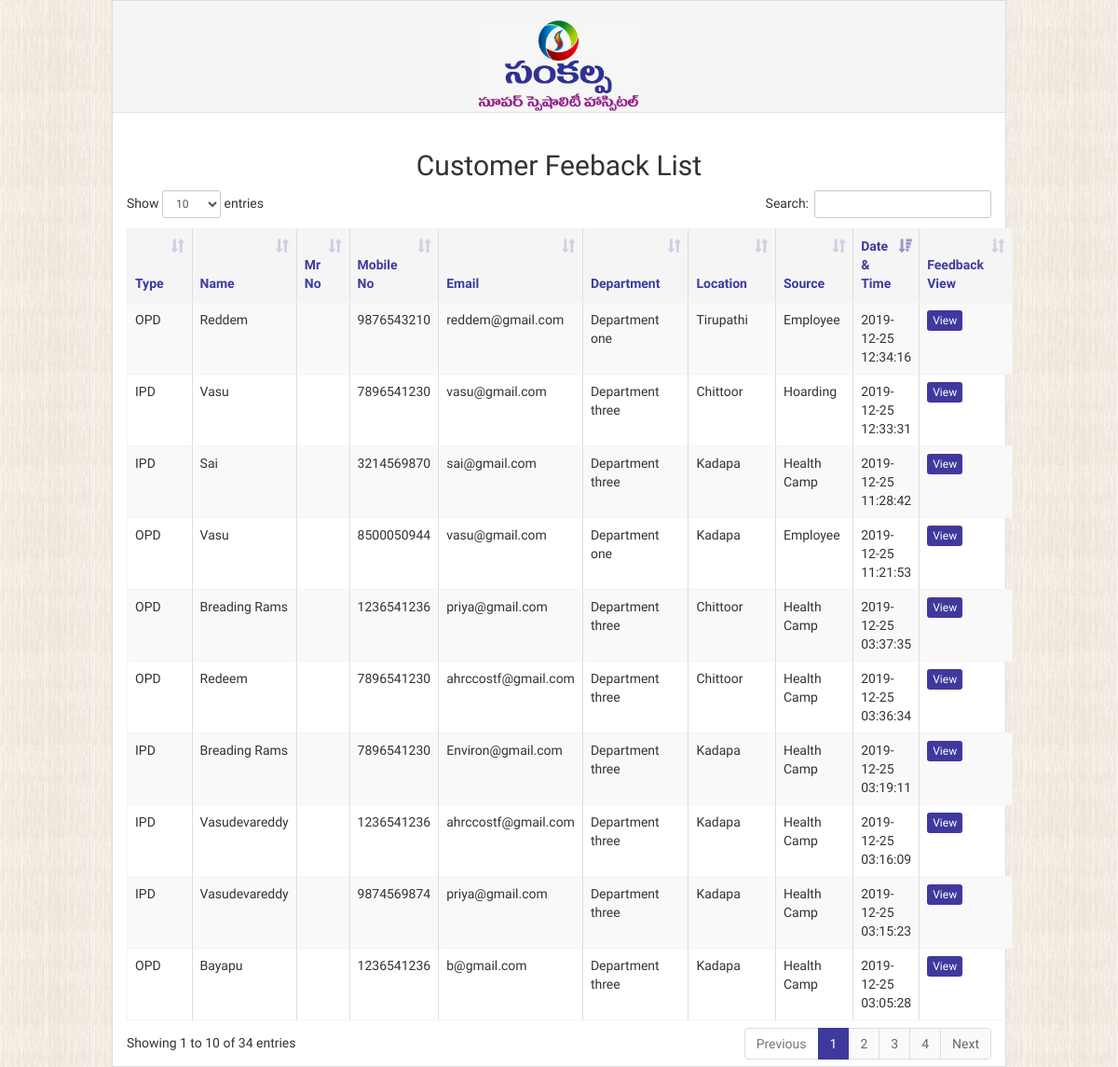
The page /index.php/feedback/list_view on the database its author committed.
### tables this page shows
CREATE TABLE `feed_back` (
  `f_b_id` int(11) NOT NULL AUTO_INCREMENT,
  `name` varchar(250) DEFAULT NULL,
  `type` varchar(250) DEFAULT NULL,
  `p_no` varchar(250) DEFAULT NULL,
  `email_id` varchar(250) DEFAULT NULL,
  `phone_no` varchar(250) DEFAULT NULL,
  `recommend` varchar(250) DEFAULT NULL,
  `comment` text,
  `location` varchar(250) DEFAULT NULL,
  `department` varchar(250) DEFAULT NULL,
  `source` varchar(250) DEFAULT NULL,
  `s_name` varchar(250) DEFAULT NULL,
  `created_at` datetime DEFAULT NULL,
  PRIMARY KEY (`f_b_id`)
);

### application/controllers/Feedback.php (called while the page is built, shortened)
<?php
class Feedback extends CI_Controller {
	public function __construct()
	{
		$this->load->helper(array('form', 'url'));
		$this->load->library('form_validation');
		$this->load->library('session');
		$this->load->library('email');
		$this->load->library('user_agent');
		$this->load->helper('directory');
		$this->load->helper('security');
		$this->load->model('Feedback_model');
	}
	public function list_view()
	{
		$data['f_list']=$this->Feedback_model->get_all_feedback_list();
		$this->load->view('html/list_view',$data);
	}
}

### index.php (called while the page is built, shortened)
<?php
require_once BASEPATH.'core/CodeIgniter.php';

### application/models/Feedback_model.php (called while the page is built, shortened)
<?php if ( ! defined('BASEPATH')) exit('No direct script access allowed');
class Feedback_model extends CI_Model
{
	public  function get_all_feedback_list(){
		$this->db->select('fd.*')->from('feed_back as fd');
		return $this->db->get()->result_array();
	}
  }

### application/views/html/list_view.php (the view, shortened to what this page needs)
<!DOCTYPE html>
<html>
<head>
	<link rel="stylesheet" href="<?php echo base_url(); ?>assets/back/css/bootstrap.min.css">
	<link href="<?php echo base_url(); ?>assets/back/css/bootstrapValidator.min.css" rel="stylesheet">
	<link rel="stylesheet" href="https://cdnjs.cloudflare.com/ajax/libs/font-awesome/4.5.0/css/font-awesome.min.css">
	<link rel="stylesheet" href="https://cdnjs.cloudflare.com/ajax/libs/ionicons/2.0.1/css/ionicons.min.css">
	<link rel="stylesheet" href="<?php echo base_url(); ?>assets/back/css/dataTables.bootstrap.css">
	<link rel="stylesheet" href="<?php echo base_url(); ?>assets/back/css/daterangepicker.css">
	<link rel="stylesheet" href="<?php echo base_url(); ?>assets/back/css/datepicker3.css">
	<link rel="stylesheet" href="<?php echo base_url(); ?>assets/back/css/bootstrap-timepicker.min.css">
	<link rel="stylesheet" href="<?php echo base_url(); ?>assets/back/css/bootstrap-colorpicker.min.css">
	<link rel="stylesheet" href="<?php echo base_url(); ?>assets/back/css/select2.min.css">
	<link rel="stylesheet" href="<?php echo base_url(); ?>assets/back/css/custom.css">
	<link rel="stylesheet" href="<?php echo base_url(); ?>assets/back/css/fullcalendar.min.css">
	<link rel="stylesheet" href="<?php echo base_url(); ?>assets/back/css/AdminLTE.min.css">
	<link rel="stylesheet" href="<?php echo base_url(); ?>assets/back/css/skins/_all-skins.min.css">
	<link rel="stylesheet" href="<?php echo base_url(); ?>assets/back/css/style.css">
	<link rel="stylesheet" href="<?php echo base_url(); ?>assets/back/css/blue.css">
	<link rel="stylesheet" href="<?php echo base_url(); ?>assets/back/css/morris.css">
	<link rel="stylesheet" href="<?php echo base_url(); ?>assets/back/css/jquery-jvectormap-1.2.2.css">
	<link rel="stylesheet" href="<?php echo base_url(); ?>assets/back/css/bootstrap3-wysihtml5.min.css">
</head>
<body class="login-bg-feed">
	<div class="" style="display:flex;justify-content: center;">
	<div class="page-container">
		<div  style="background:#f5f5f5;padding:20px;width:100%;height:120px;border-bottom:1px solid #ddd" >
			<a href="<?php echo base_url(''); ?>"><div class="col-md-12 text-center">
				<img style="height:100px;margin:0 auto;" class="img-responsive" src="<?php echo base_url(); ?>assets/back/img/logo.png">
			</div></a>
		</div>
		<div class="clearfix">&nbsp;</div>
		<div class="row">
			<div class="container-fluid" >
			<div class="col-md-12 text-center">
				<h2>Customer Feeback List</h2>
			</div>
			<div class="col-md-12 ">
		<table id="example" class="table table-striped table-bordered" style="width:100%">
        <thead>
            <tr>
                <th>Type</th>
                <th>Name</th>
                <th>Mr No</th>
                <th>Mobile No</th>
                <th>Email</th>
                <th>Department</th>
                <th>Location</th>
                <th>Source</th>
                <th>Date & Time</th>
                <th>Feedback View</th>
            </tr>
        </thead>
        <tbody>
		<?php if(isset($f_list) && count($f_list)>0){ ?>
			<?php foreach($f_list as $fl){ ?>
				<tr>
					<td><?php echo $fl['type']; ?></td>
					<td><?php echo $fl['name']; ?></td>
					<td><?php echo $fl['p_no']; ?></td>
					<td><?php echo $fl['phone_no']; ?></td>
					<td><?php echo $fl['email_id']; ?></td>
					<td><?php echo $fl['department']; ?></td>
					<td><?php echo $fl['location']; ?></td>
					<td><?php echo $fl['source']; ?></td>
					<td><?php echo $fl['created_at']; ?></td>
					<td><a class="btn btn-primary btn-xs" href="<?php echo base_url('feedback/view/'.base64_encode($fl['f_b_id'])); ?>">View</a></td>
				</tr>
			<?php } ?>
		<?php } ?>
        </tbody>
    </table>
			</div>
			</div>
		</div>
	</div>
	</div>
</body>
</html>

### assets/back/css/style.css (style rules this page uses)
.login-bg-feed { background: url(../img/login_bg-fedd.jpg) ; background-repeat: repeat; height:100%; }

### application/views/html/list_view.php (style rules this page uses)
.page-container { width:80%; border:1px solid #ddd; background:#fff; }

### rows shown on the page
feed_back: type "OPD", name "Vasu", phone_no "8500050944", email "vasu@gmail.com", department "Department one", location "Kadapa", source "Employee", created_at "2019-12-25 11:21:53"
feed_back: type "IPD", name "Sai", phone_no "3214569870", email "sai@gmail.com", department "Department three", location "Kadapa", source "Health Camp", created_at "2019-12-25 11:28:42"
feed_back: type "IPD", name "Vasu", phone_no "7896541230", email "vasu@gmail.com", department "Department three", location "Chittoor", source "Hoarding", created_at "2019-12-25 12:33:31"
feed_back: type "OPD", name "Reddem", phone_no "9876543210", email "reddem@gmail.com", department "Department one", location "Tirupathi", source "Employee", created_at "2019-12-25 12:34:16"
feed_back: type "OPD", name "Bayapu", phone_no "1236541236", email "b@gmail.com", department "Department three", location "Kadapa", source "Health Camp", created_at "2019-12-25 03:05:28"
feed_back: type "IPD", name "Vasudevareddy", phone_no "9874569874", email "priya@gmail.com", department "Department three", location "Kadapa", source "Health Camp", created_at "2019-12-25 03:15:23"
feed_back: type "IPD", name "Vasudevareddy", phone_no "1236541236", email "ahrccostf@gmail.com", department "Department three", location "Kadapa", source "Health Camp", created_at "2019-12-25 03:16:09"
feed_back: type "IPD", name "Breading Rams", phone_no "7896541230", email "Environ@gmail.com", department "Department three", location "Kadapa", source "Health Camp", created_at "2019-12-25 03:19:11"
feed_back: type "OPD", name "Redeem", phone_no "7896541230", email "ahrccostf@gmail.com", department "Department three", location "Chittoor", source "Health Camp", created_at "2019-12-25 03:36:34"
feed_back: type "OPD", name "Breading Rams", phone_no "1236541236", email "priya@gmail.com", department "Department three", location "Chittoor", source "Health Camp", created_at "2019-12-25 03:37:35"
